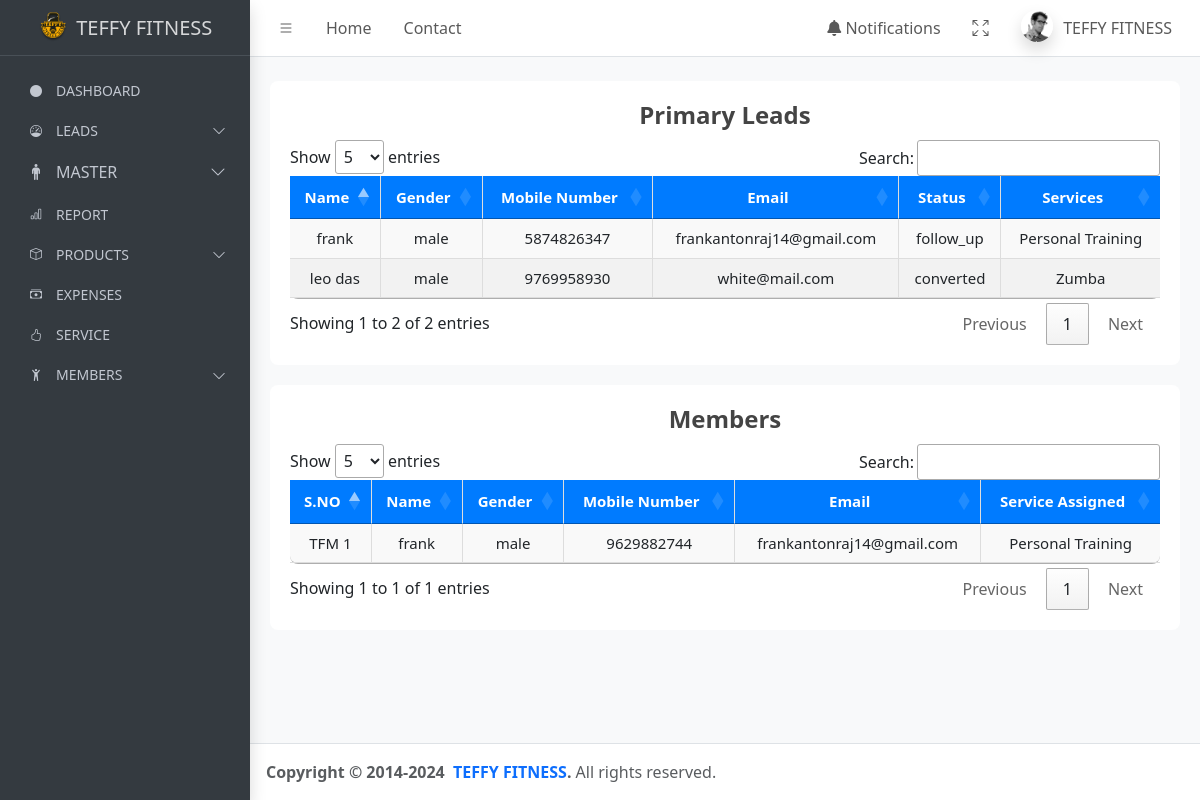
Page /view-all-clients/ on the committed database.
### teffyapp/models.py (models this page shows, shortened)
class PersonalInformation(models.Model):
    name = models.CharField(max_length=50)
    address = models.TextField()
    occupation = models.CharField(max_length=50)
    gender = models.CharField(max_length=10)
    mobile_number = models.CharField(max_length=12)
    email = models.EmailField()
    perfect_body = models.CharField(max_length=20,null=True,blank=True)
    body_type=models.CharField(max_length=20,null=True,blank=True)
    goal=models.CharField(max_length=30,null=True,blank=True)
    body_you_want = models.CharField(max_length=50, null=True,blank=True)
    level_of_body_fat = models.CharField(max_length=50,null=True,blank=True)
    problem_areas = models.CharField(max_length=50,null=True,blank=True)
    diets = models.CharField(max_length=70,null=True,blank=True)
    water_you_drink_daily = models.CharField(max_length=50,null=True,blank=True)
    eat_or_dividie_foods_or_beverages = models.CharField(max_length=70,blank=True,null=True)
    event_coming_up = models.CharField(max_length=50,null=True,blank=True)
    height = models.CharField(max_length=50)
    current_weight = models.CharField(max_length=50)
    target_weight = models.CharField(max_length=50)
    level_of_fitness = models.CharField(max_length=50,null=True,blank=True)
    reason = models.TextField(blank=True, null=True)  # New field for pending reason
    status = models.CharField(max_length=20, default='new')  # Track the status of the lead
    follow_up_date = models.DateTimeField(default=timezone.now)
    created_date = models.DateTimeField(default=timezone.now)
    services = models.ForeignKey(Service, on_delete=models.SET_NULL, null=True, related_name="users")
    assigned_date = models.DateField(default=timezone.now)
    renewal_date = models.DateField(null=True, blank=True)
    plan_leads = models.ForeignKey(to=Plan, on_delete=models.SET_NULL, null=True, related_name="plan_leads")
    def __str__(self):
        return self.name

class Service(models.Model):
    name = models.CharField(max_length=100)
    duration = models.CharField(max_length=50, null=True, blank=True)
    prices = models.PositiveIntegerField(null=True, blank=True)
    group = models.CharField(max_length=100, null=True, blank=True)
    sessions = models.CharField(max_length=100,null=True, blank=True)
    def __str__(self):
        return self.name

class AddMember(models.Model):
    name = models.CharField(max_length=45, null=True, blank=True)
    gender = models.CharField(max_length=10)
    mobile_number = models.CharField(max_length=12, null=True, blank=True)
    aadhar_number  = models.CharField(max_length=16, unique=True ,null=True)
    uploaded_file = models.FileField(upload_to='member_files/', blank=True, null=True)
    email = models.EmailField(unique=True, blank=True, null=True)
    date_of_birth = models.DateField(null=True, blank=True)
    location = models.CharField(max_length=30, null=True, blank=True)
    source = models.CharField(max_length=50, null=True, blank=True)
    occupation = models.CharField(max_length=50, null=True, blank=True)
    emergency_number = models.CharField(max_length=12, null=True, blank=True)
    registration_amount = models.FloatField(null=True, blank=True)
    service = models.ForeignKey(Service, on_delete=models.SET_NULL, null=True, related_name='members_by_service')
    batch = models.ForeignKey(Service, on_delete=models.SET_NULL, null=True, related_name='batch_members')
    cost_of_plan = models.ForeignKey(Service, on_delete=models.SET_NULL, null=True, related_name='cost_of_plan_members')
    total_session = models.ForeignKey(Service, on_delete=models.SET_NULL, null=True, related_name='total_session_members')
    conveniance_fees = models.FloatField(null=True, blank=True)
    total_amount = models.FloatField(null=True, blank=True)
    enrollment_date = models.DateField(null=True, blank=True)
    activation_date = models.DateField(null=True, blank=True)
    expiry_date = models.DateField(null=True, blank=True)
    current_installment_amount = models.FloatField(null=True, blank=True)
    payment_mode = models.CharField(max_length=50, null=True, blank=True)
    payment_date = models.DateField(null=True, blank=True)
    sold_by = models.ForeignKey(UserProfile, on_delete=models.CASCADE, null=True, blank=True)
    discount = models.FloatField(null=True, blank=True)
    discount_type = models.CharField(max_length=50, null=True, blank=True)
    select_membership_plan = models.ForeignKey(to=Plan, on_delete=models.CASCADE, null=True, blank=True)
    def __str__(self):
        return self.name

### teffyapp/views.py (the view)
# urls.py: path('view-all-clients/', view_all_clients, name="view_all_clients"),
def view_all_clients(request):
    leads = PersonalInformation.objects.all()
    print(leads)
    add_members = AddMember.objects.all()
    print(add_members)
    return render(request, "all-clients.html", {'leads': leads, 'add_members': add_members})

### templates/all-clients.html (shortened to what this page needs)
{% extends "base.html" %}
{% load static %}
{% block content %}
<main class="app-main">
    <div class="app-content">
        <div class="container mt-4">
            <div class="table-card">
                <h3 class="table-heading">Primary Leads</h3>
                <div class="table-responsive">
                    <table id="primaryLeadsTable" class="styled-table">
                        <thead>
                            <tr>
                                <th style="text-align: center;">Name</th>
                                <th style="text-align: center;">Gender</th>
                                <th style="text-align: center;">Mobile Number</th>
                                <th style="text-align: center;">Email</th>
                                <th style="text-align: center;">Status</th>
                                <th style="text-align: center;">Services</th>
                            </tr>
                        </thead>
                        <tbody>
                            {% for data in leads %}
                            <tr>
                                <td style="text-align: center;">{{ data.name }}</td>
                                <td style="text-align: center;">{{ data.gender }}</td>
                                <td style="text-align: center;">{{ data.mobile_number }}</td>
                                <td style="text-align: center;">{{ data.email }}</td>
                                <td style="text-align: center;">{{ data.status }}</td>
                                <td style="text-align: center;">{{ data.services }}</td>
                            </tr>
                            {% endfor %}
                        </tbody>
                    </table>
                </div>
            </div>
            <div class="table-card">
                <h3 class="table-heading">Members</h3>
                <div class="table-responsive">
                    <table id="membersTable" class="styled-table">
                        <thead>
                            <tr>
                                <th style="text-align: center;">S.NO</th>
                                <th style="text-align: center;">Name</th>
                                <th style="text-align: center;">Gender</th>
                                <th style="text-align: center;">Mobile Number</th>
                                <th style="text-align: center;">Email</th>
                                <th style="text-align: center;">Service Assigned</th>
                            </tr>
                        </thead>
                        <tbody>
                            {% for data in add_members %}
                            <tr>
                                <td style="text-align: center;">TFM {{ forloop.counter }}</td>
                                <td style="text-align: center;">{{ data.name }}</td>
                                <td style="text-align: center;">{{ data.gender }}</td>
                                <td style="text-align: center;">{{ data.mobile_number }}</td>
                                <td style="text-align: center;">{{ data.email }}</td>
                                <td style="text-align: center;">{{ data.service }}</td>
                            </tr>
                            {% endfor %}
                        </tbody>
                    </table>
                </div>
            </div>
        </div>
    </div>
</main>
{% endblock content %}
{% block script %}
<link rel="stylesheet" href="https://cdn.datatables.net/1.13.6/css/jquery.dataTables.min.css">
{% endblock script %}

### templates/all-clients.html (style rules this page uses)
.table-card { background: #ffffff; padding: 20px; border-radius: 8px; box-shadow: none; margin-bottom: 20px; }
.table-heading { text-align: center; font-size: 1.5rem; font-weight: bold; margin-bottom: 10px; color: #444; }
.styled-table { width: 100%; border-collapse: collapse; font-size: 15px; min-width: 600px; border-radius: 8px; background-color: #f9f9f9; }
.styled-table thead { background-color: #007bff; color: white; }
.styled-table th, .styled-table td { padding: 12px 15px; text-align: left; border-bottom: 1px solid #ddd; border-right: 1px solid #ddd; }
.styled-table th { font-weight: bold; }
.styled-table tbody tr:nth-child(even) { background-color: #f2f2f2; }
.styled-table th:last-child, .styled-table td:last-child { border-right: none; }

### rows in the picture
PersonalInformation: name "frank", gender "male", mobile_number "5874826347", email "frankantonraj14@gmail.com", status "follow_up", services "Personal Training"
PersonalInformation: name "leo das", gender "male", mobile_number "9769958930", email "white@mail.com", status "converted", services "Zumba"
AddMember: name "frank", gender "male", mobile_number "9629882744", email "frankantonraj14@gmail.com", service "Personal Training"
